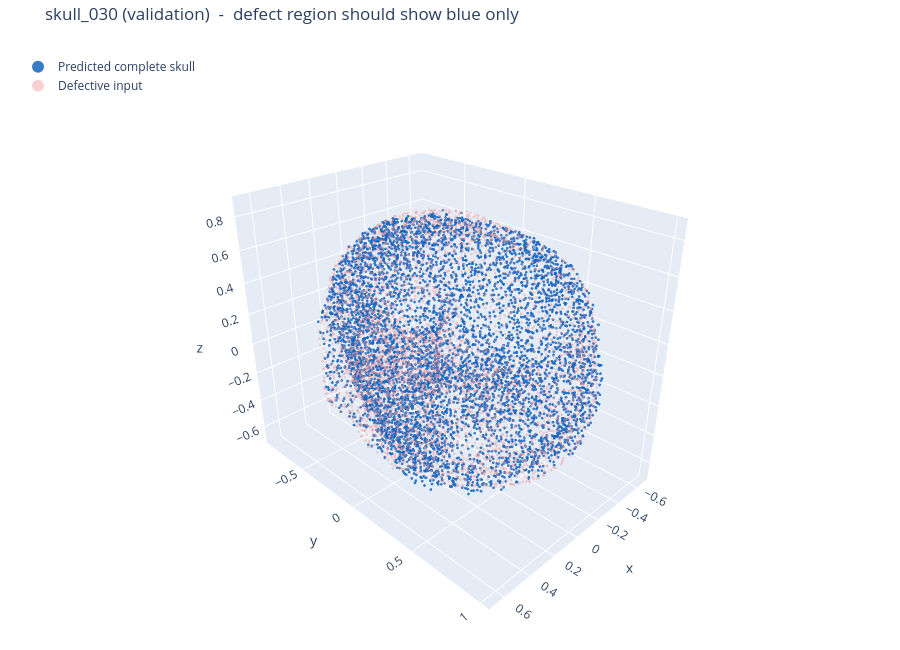

Write notebook code for a chart like this one.
### Markdown cell above
## 5. 可视化

蓝色是预测的完整颅骨，浅色小点是缺损输入。缺损区应该只有蓝色。

### Code cell
PRED_COLOR    = "#1565C0"   # blue   - predicted complete skull
INPUT_COLOR   = "#EF9A9A"   # light red, drawn semi-transparent - defective input
GT_COLOR      = "#2E7D32"   # green  - ground truth


def show_completion(pos, sid, camera=(1.6, 1.6, 1.2)):
    pred = np.asarray(model([inputs[pos][None], text_feat[None]], training=False))[0]
    fig = go.Figure([
        go.Scatter3d(x=pred[:, 0], y=pred[:, 1], z=pred[:, 2], mode="markers",
                     name="Predicted complete skull",
                     marker=dict(size=1.6, color=PRED_COLOR, opacity=0.85)),
        go.Scatter3d(x=inputs[pos][:, 0], y=inputs[pos][:, 1], z=inputs[pos][:, 2],
                     mode="markers", name="Defective input",
                     marker=dict(size=1.5, color=INPUT_COLOR, opacity=0.45)),
    ])
    fig.update_layout(
        title=f"skull_{sid} (validation)  -  defect region should show blue only",
        height=650,
        # itemsizing="constant" -> legend swatches ignore the tiny marker size
        legend=dict(itemsizing="constant", x=0.02, y=0.98,
                    bgcolor="rgba(255,255,255,0.6)"),
        scene=dict(aspectmode="data",
                   xaxis_title="x", yaxis_title="y", zaxis_title="z",
                   camera=dict(eye=dict(x=camera[0], y=camera[1], z=camera[2]))),
        margin=dict(l=0, r=0, b=0, t=40),
    )
    fig.show()


best = val_df["CD_t"].idxmin()
show_completion(val_pos[best], val_df.loc[best, "id"])

### Figure 1 — Plotly figure (JSON) as saved in the notebook; plotly's stock layout.template omitted (floating-point values rounded to 4 significant figures; data arrays with more than 128 entries replaced by an {"elided": "..."} marker saying what was removed)
{"data": [{"marker": {"color": "#1565C0", "opacity": 0.85, "size": 1.6}, "mode": "markers", "name": "Predicted complete skull", "type": "scatter3d", "x": {"elided": "6144 float values"}, "y": {"elided": "6144 float values"}, "z": {"elided": "6144 float values"}}, {"marker": {"color": "#EF9A9A", "opacity": 0.45, "size": 1.5}, "mode": "markers", "name": "Defective input", "type": "scatter3d", "x": {"elided": "4096 float values"}, "y": {"elided": "4096 float values"}, "z": {"elided": "4096 float values"}}], "layout": {"height": 650, "legend": {"bgcolor": "rgba(255,255,255,0.6)", "itemsizing": "constant", "x": 0.02, "y": 0.98}, "margin": {"b": 0, "l": 0, "r": 0, "t": 40}, "scene": {"aspectmode": "data", "camera": {"eye": {"x": 1.6, "y": 1.6, "z": 1.2}}, "xaxis": {"title": {"text": "x"}}, "yaxis": {"title": {"text": "y"}}, "zaxis": {"title": {"text": "z"}}}, "title": {"text": "skull_030 (validation)  -  defect region should show blue only"}}}
